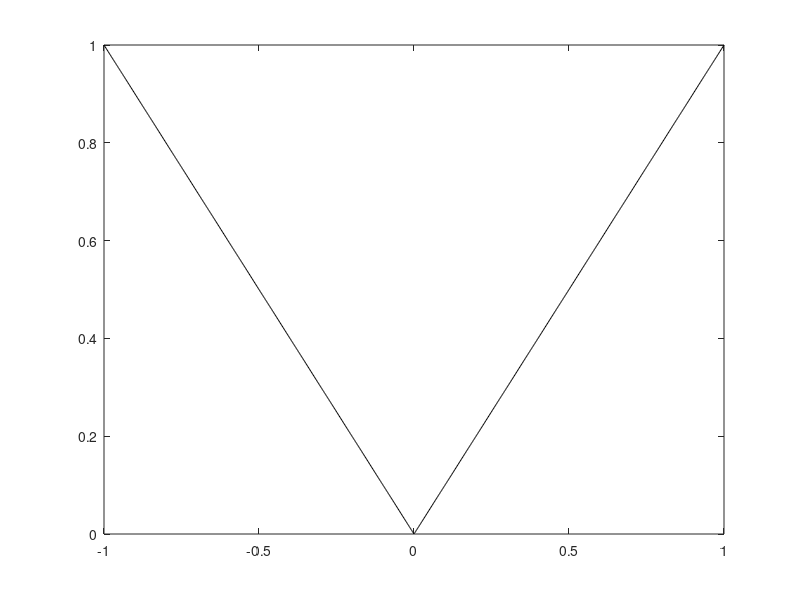

Here is the MATLAB script that generated this plot: (Note: this script raises an error after producing the figure.)
%% 6.2
clearvars
close all
clc

% Let's define needed variables.
f = @(x) abs(x);
m = 1000;
y_p = linspace(-1,1,m)';
x_p = linspace(-1,1,m);

% Let's define the mollifier function
mol = @(x) exp(1./(abs(x).^2-1));
C = 1./integral(mol,-1,1);
mol_eps = @(epsilon,x) epsilon.^(-1).*C.*mol(x./epsilon);


% Let's plot the orginal function.
plot(x_p,f(x_p),'k')
hold on

% Let's make a variable for the differences of x and y
differences = x_p-y_p;

% Let's calcuclate values for the mollifed function for different values of
% epsilon

plot_iterations = 5;
epsilon_values = linspace(0,1,plot_iterations);
for epsilon = epsilon_values
    f_epsilon = convolution(f,y_p,differences,epsilon,m,mol_eps);
    plot(x_p,f_epsilon)
end


% Let's adjust epsilon
epsilon = 0; 

f_epsilon = convolution(f,y_p,differences,epsilon,m,mol_eps);

% Let's use least squares method to adjust the epsilon parameter
min_sq_sum = sum((f(y_p)-f_epsilon).^2);
best_epsilon = epsilon;

iterations = 500;
best_f_epsilon = f_epsilon;

for epsilon = linspace(0,0.1,iterations)

    f_epsilon = convolution(f,y_p,differences,epsilon,m,mol_eps);
    sq_sum = sum((f(y_p)-f_epsilon).^2);

    % Let's update the value of the square sum
    if sq_sum < min_sq_sum
        min_sq_sum = sq_sum;
        best_epsilon = epsilon;
        best_f_epsilon = f_epsilon;
    end

end


plot(y_p,best_f_epsilon,'--')
disp("Adjusted epsilon: "+string(best_epsilon))


function f_epsilon = convolution(f,y_p,differences,epsilon,m,mol_eps)

    % Let's define the step size in the integral approximations
    dy = abs(y_p(2)-y_p(1));

    % Let's implement the piecewise functions using logical operations
    ind1 = abs(y_p) < 1;
    ind2 = abs(differences/epsilon) < 1;
    ind = ind1.*ind2;

    % Let's initialize a vector for the values of the mollified function.
    f_epsilon = zeros(m,1);

    % Let's make a loop where we calculate the values of the mollified
    % function
    for i = 1:length(y_p)
        % Let's find the indexes where the mollifier function and f have
        % non-zero values
        non_zero_index = find(ind(:,i) > 0);
        y = y_p(non_zero_index);
        difference = differences(non_zero_index,i);
        % Let's calculate the integral
        f_epsilon(i) = dy*sum(f(y).*mol_eps(epsilon,difference));
    end
end











